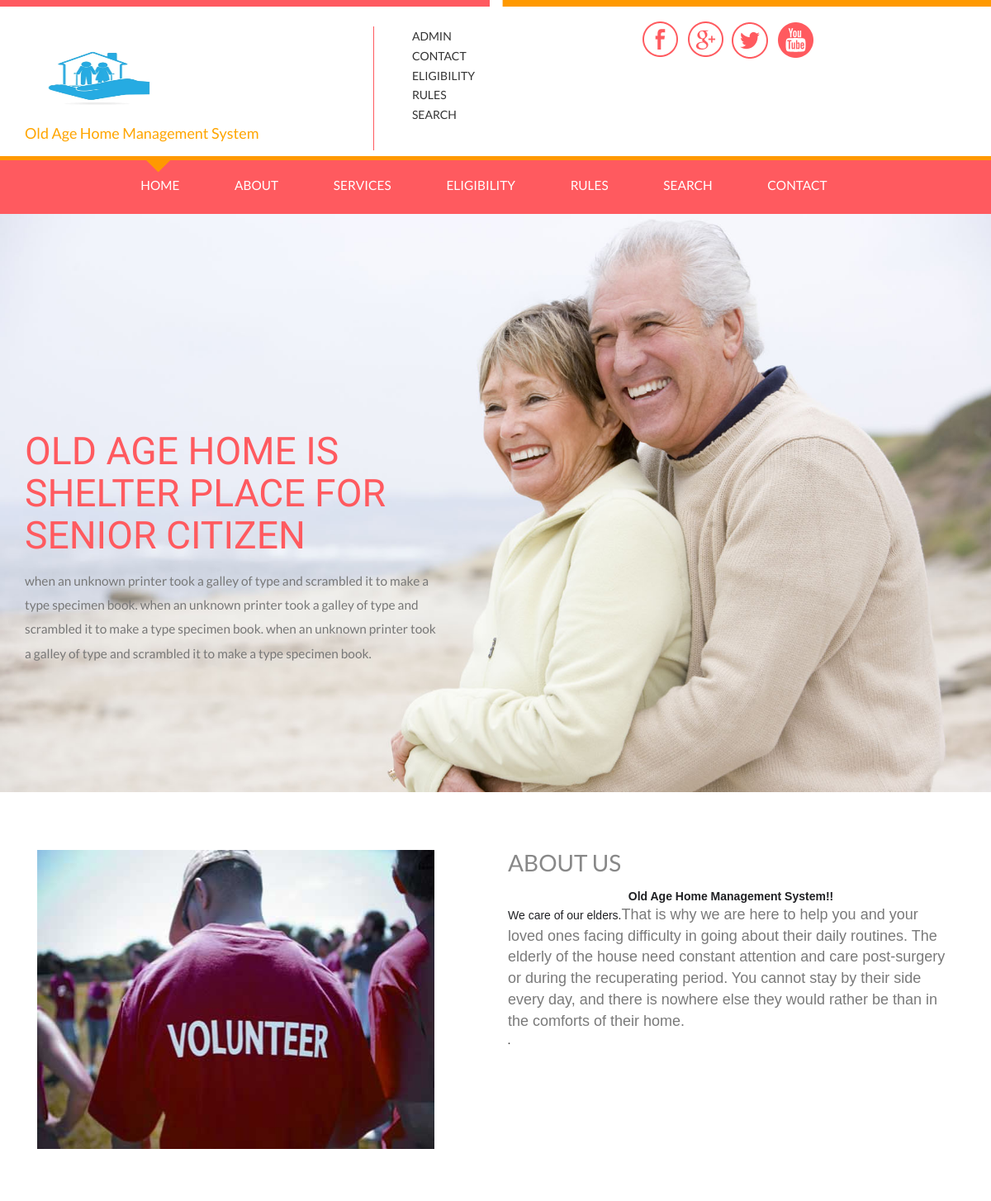
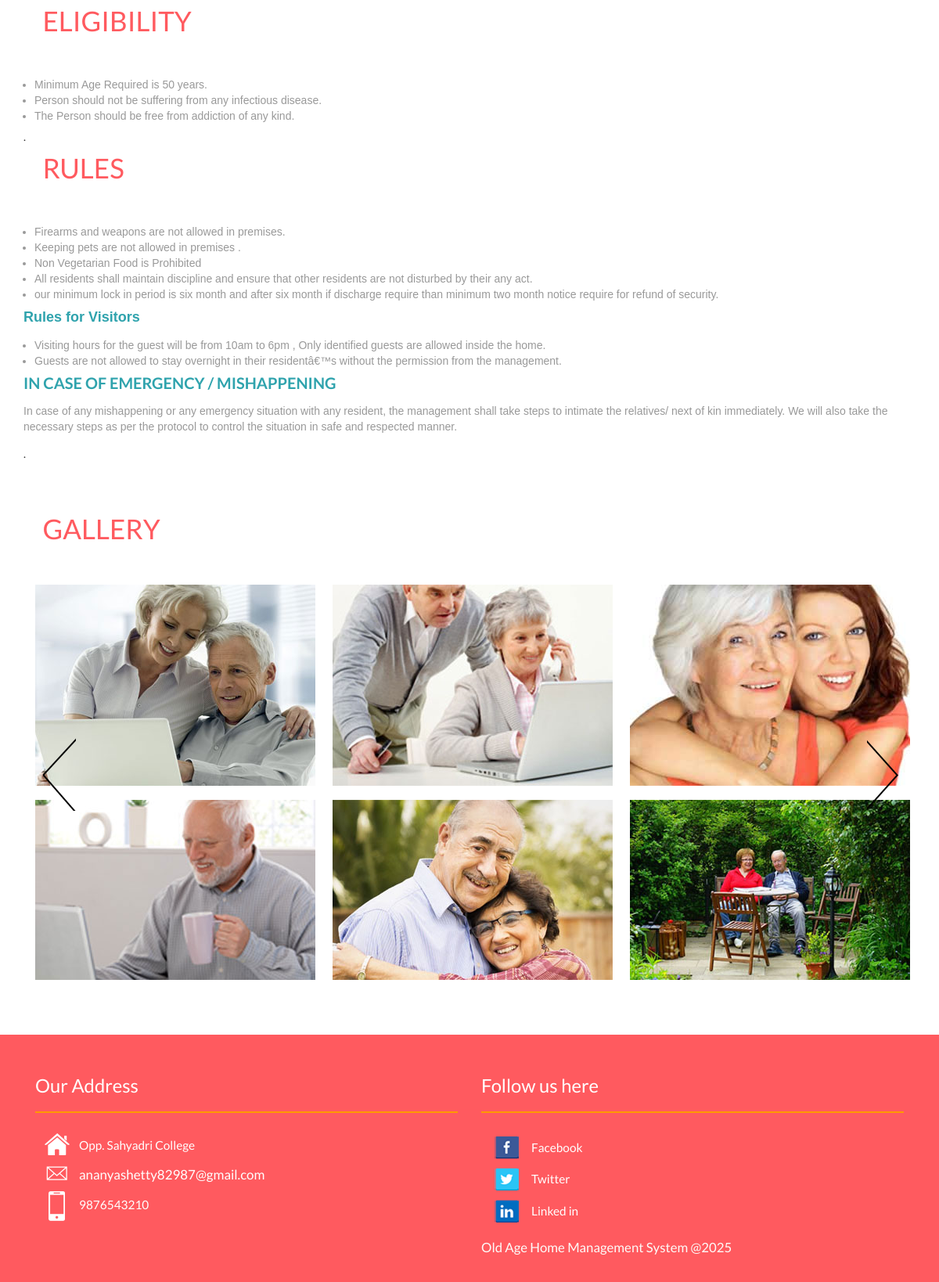
The page / on the database its author committed (2 pictures, top to bottom).
### tables this page shows
CREATE TABLE `tblpage` (
  `ID` int(10) NOT NULL,
  `PageType` varchar(200) DEFAULT NULL,
  `PageTitle` mediumtext DEFAULT NULL,
  `PageDescription` mediumtext DEFAULT NULL,
  `Email` varchar(200) DEFAULT NULL,
  `MobileNumber` bigint(10) DEFAULT NULL,
  `UpdationDate` date DEFAULT NULL,
  `Timing` varchar(200) NOT NULL
);

### index.php (the view, shortened to what this page needs)
<?php
include('includes/config.php');
  ?>
<!DOCTYPE HTML>
<html>
<head>
<link href="css/bootstrap.css" rel='stylesheet' type='text/css' />
<link href="css/style.css" rel='stylesheet' type='text/css' />
</head>
<body>
<?php include_once('includes/header.php');?>
	</div>
<div class="banner-section">
	<div class="container">
		<div class="banner-head">
			<h1>Old age home is shelter place for senior citizen </h1>
			<p>when an unknown printer  took a galley of type and
			scrambled it to make a type specimen book.
			when an unknown printer  took a galley of type and
			scrambled it to make a type specimen book.
			when an unknown printer  took a galley of type and
			scrambled it to make a type specimen book.</p>
		</div>
	</div>
</div>
		<div class="welcome-section">
				<div class="container">
					<div class="welcom-grids">
						<div class="col-md-6 welcom-grid-img">
							<img src="images/v1.jpg" title="img" />
						</div>
						<div class="col-md-6 welcom-grid-text">
							<?php
$ret=mysqli_query($con,"select * from tblpage where PageType='aboutus' ");
while ($row=mysqli_fetch_array($ret)) {
?>
							<h2><?php  echo $row['PageTitle'];?></h2>
							<p><?php  echo $row['PageDescription'];?>.</p><?php } ?>
						</div>
						<div class="clearfix"> </div>
					</div>
				</div>
			</div>
			 <div class="letest-section">
	 			<div class="container">
	 				<?php
$ret=mysqli_query($con,"select * from tblpage where PageType='eligibility' ");
while ($row=mysqli_fetch_array($ret)) {
?>
	 				<h3><?php  echo $row['PageTitle'];?></h3>
	 				<p><?php  echo $row['PageDescription'];?>.</p><?php } ?>
	 				<?php
$ret=mysqli_query($con,"select * from tblpage where PageType='rules' ");
while ($row=mysqli_fetch_array($ret)) {
?>
	 				<h3><?php  echo $row['PageTitle'];?></h3>
	 				<p><?php  echo $row['PageDescription'];?>.</p><?php } ?>
    </div>
 </div>
<div class="Events">
	<div class="wmuSlider example1">
		 	<div class="container">
		 		<h3>Gallery</h3>
				 <article style="position: absolute; width:64%; opacity: 0;">
				   	<div class="client-sections">
						<div class="event-section">
				 				<div class="col-md-4">
				 					<div class="client-img">
					 					<img src="images/c1.jpg" title="" />
									</div>
					 			</div>
				 				<div class="col-md-4">
				 					<div class="client-img">
					 					<img src="images/c2.jpg" title="" />
									</div>
				 				</div>
				 				<div class=" col-md-4">
				 					<div class="client-img">
					 					<img src="images/c3.jpg" title="" />
									</div>
				 				</div>
				 			</div>
				 			<div class="event-section1">
				 				<div class="col-md-4">
				 					<div class="client-img">
					 					<img src="images/c4.jpg" title="" />
									</div>
					 			</div>
				 				<div class="col-md-4">
				 					<div class="client-img">
					 					<img src="images/c5.jpg" title="" />
									</div>
				 				</div>
				 				<div class=" col-md-4">
				 					<div class="client-img">
					 					<img src="images/c6.jpg" title="" />
									</div>
				 				</div>
				 				</div>
			 		 </div>
		 			 </article>
				 </div>
		  	</div>
		</div>
	<?php include_once('includes/footer.php');?>
</body>
</html>

### includes/footer.php (shortened to what this page needs)
<div class= "footer">
         <div class="container">
            <div class="col-md-6 footer-grid footer-grid1">
                    <div class="Office Address">
                        <h4>Our Address</h4>
                       <ul class="bottom-icons">
                        <?php
$ret=mysqli_query($con,"select * from tblpage where PageType='contactus' ");
while ($row=mysqli_fetch_array($ret)) {
?>
                            <li><a class="home" href="#"><span> </span></a><?php  echo $row['PageDescription'];?></li>
                            <li><a class="mail" href="mailto:info@example.com"><span> </span><?php  echo $row['Email'];?></a></li>
                            <li><a class="mbl" href="#"><span> </span></a><?php  echo $row['MobileNumber'];?></li>
                            <div class="clearfix"> </div><?php } ?>
                        </ul>
                     </div>
                </div>
                <div class="col-md-6 footer-grid footer-grid3">
                    <div class=" Follow us here">
                    <h4> Follow us here</h4>
                        <ul class="bottom-icons two">
                            <li><a class="fbook" href="#"><span> </span></a>Facebook</li>
                            <li><a class="twt" href="#"><span> </span></a>Twitter</li>
                            <li><a class="iin" href="#"><span> </span></a>Linked in</li>
                        </ul>
                    </div>
                    <div class="copy-center">
                            <p>Old Age Home Management System @2025</p>
                        </div>
                    </div>
                    <div class="clearfix"> </div>
                </div>
            </div>

### css/style.css (style rules this page uses)
body { background: #fff; font-family: 'Lato', sans-serif; }
.banner-section { background:url(../images/banner.jpg)no-repeat 0px 0px; -webkit-background-size:cover; -o-background-size:cover; -moz-background-size:cover; min-height: 700px; }
.banner-head { width: 44%; margin: 23% 0 auto 0; }
.banner-head h1 { font-family: 'Niconne', cursive; color:#ff5a5f; font-size: 3.3em; text-transform: uppercase; }
.banner-head p { color: #777; font-family: 'Lato', sans-serif; font-size: 1.1em; margin: 1em 0 0 0; font-weight: 400; line-height: 1.9em; }
.welcome-section { padding: 5em 0 3em 0; }
.welcom-grid-text h2,.welcom-grid-list h3 { color:#888; font-size: 2em; margin: 0em 0; font-weight: 400; text-transform: uppercase; font-family: 'Lato', sans-serif; }
.welcom-grid-img img { width: 89%; }
.welcom-grid-text p { color: #777; font-family: 'Lato', sans-serif; font-size: 1.1em; margin: 1em 0 0 0; font-weight: 400; line-height: 1.9em; }
.letest-section { padding:2em 0 2em 0; }
.letest-section h3 { color: #ff5a5f; font-size: 2.5em; margin: 0em 1em 1.5em 0.7em; font-family: 'Lato', sans-serif; font-weight: 400; text-transform: uppercase; }
.Events { padding: 2em 0 5em 0; }
.wmuSlider.example1 h3 { color: #ff5a5f; font-size: 2.5em; margin: 0em 1em 1.5em 0.7em; font-family: 'Lato', sans-serif; font-weight: 400; text-transform: uppercase; }
article > div { text-align: center; }
.wmuSlider { position: relative; overflow: hidden; min-height: 596px; }
.event-section1 { padding-top: 1.3em; }
.footer { background: #ff5a5f; padding: 2em 0; }
.footer p { color:#FDFBF9; font-size:1.2em; text-decoration: none; font-weight:400; margin: 0; line-height: 1.9em; }
.footer-grid h4 { color: #fff; font-size: 1.7em; text-decoration: none; font-weight: 400; margin: 1em 0; border-bottom: 2px solid #ff9901; padding: 0px 0 20px 0; }
ul.bottom-icons,ul.bottom-icons.two { padding: 0; }
ul.bottom-icons li,ul.bottom-icons.two li { display: block; margin-left:0px; list-style: none; }
ul.bottom-icons.two li a span { width:32px; height:32px; display: inline-block; background: url('../images/footer.png') no-repeat; vertical-align: middle; -webkit-transition: all 0.3s ease; -moz-transition: all 0.3s ease; -o-transition: all 0.3s ease; transition: all 0.3s ease; margin: 0 16px; }
ul.bottom-icons li a span { width:32px; height:38px; display: inline-block; background: url('../images/icons.png') no-repeat; vertical-align: middle; -webkit-transition: all 0.3s ease; -moz-transition: all 0.3s ease; -o-transition: all 0.3s ease; transition: all 0.3s ease; margin: 0 12px; }
ul.bottom-icons li a.home span { background-position: 0px -119px; }
ul.bottom-icons li a.mail span { background-position: 0px -179px; }
ul.bottom-icons li a.mbl span { background-position: 0px -219px; }
ul.bottom-icons.two li a.fbook span { background-position: -0px -0px; }
ul.bottom-icons.two li a.twt span { background-position: -0px -32px; }
ul.bottom-icons.two li a.iin span { background-position: -0px -64px; }
.bottom-icons li a,.bottom-icons.two li a,.bottom-icons li,.bottom-icons.two li { font-weight: 400; font-size: 1.1em; text-decoration: none; color: #fff; transition: 0.5s all; -webkit-transition: 0.5s all; -moz-transition: 0.5s all; -o-transition: 0.5s all; }
.bottom-icons.two li a { line-height: 2.4em; }

### rows shown on the page
tblpage: PageTitle "ABOUT US", PageDescription "Old Age Home Management System!! We care of our elders. That is why we are here to help you and your loved ones facing difficulty in going about their daily routines. The elderly of the house need constant attention and care post-surgery or during the recuperating period. You cannot stay by their side every day, and there is nowhere else they would rather be than in the comforts of their home."
tblpage: PageTitle "ELIGIBILITY", PageDescription "Minimum Age Required is 50 years. Person should not be suffering from any infectious disease. The Person should be free from addiction of any kind."
tblpage: PageTitle "RULES", PageDescription "Firearms and weapons are not allowed in premises. Keeping pets are not allowed in premises . Non Vegetarian Food is Prohibited All residents shall maintain discipline and ensure that other residents are not disturbed by their any act. our minimum lock in period is six month and after six month if discharge require than minimum two month notice require for refund of security. Rules for Visitors Visiting hours for the guest will be from 10am to 6pm , Only identified guests are allowed inside the home. Guests are not allowed to stay overnight in their residentâ€™s without the permission from the management. IN CASE OF EMERGENCY / MISHAPPENING In case of any mishappening or any emergency…"
tblpage: PageDescription "Opp. Sahyadri College", Email "ananyashetty82987@gmail.com", MobileNumber "9876543210"
